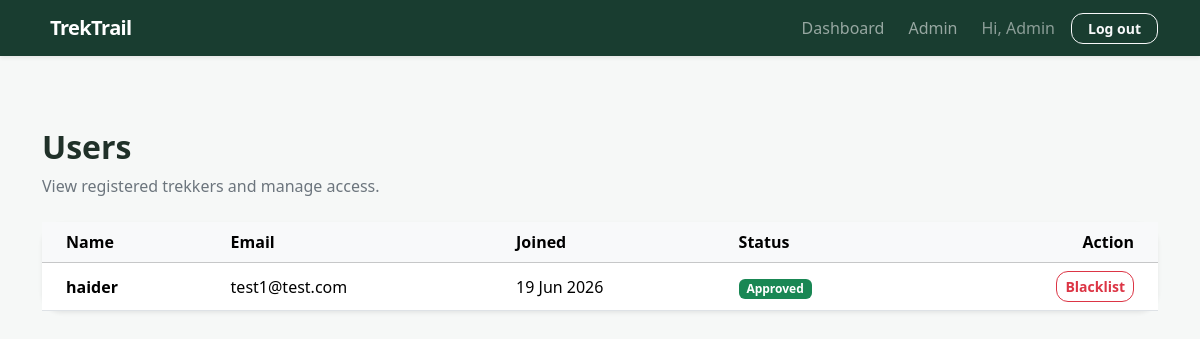
The app's page /admin/users (signed in) with its own data.
### models.py (models this page shows)
class User(db.Model, UserMixin):
    __tablename__ = "users"
    id = db.Column(db.Integer, primary_key=True)
    name = db.Column(db.String(100), nullable=False)
    email = db.Column(db.String(120), unique=True, nullable=False)
    password = db.Column(db.String(255), nullable=False)
    role = db.Column(
        db.String(20),
        nullable=False,
        default="user"
    )
    role = db.Column(
        db.String(20),
        nullable=False,
        default="user"
    )
    status = db.Column(
        db.String(20),
        nullable=False,
        default="approved"
    )
    is_admin = db.Column(
        db.Boolean,
        default=False
    )
    created_at = db.Column(
        db.DateTime,
        default=datetime.utcnow
    )

### controller/admin.py (the view)
@admin_bp.route('/users')
@admin_required
@login_required
def user_list():
    users = User.query.filter_by(role='user').all()
    return render_template('admin/user_list.html', users=users)

### app.py (called while the page is built)
@login_manager.user_loader
def load_user(user_id):
    return User.query.get(int(user_id))

### controller/auth.py (called while the page is built)
def admin_required(f):
    @wraps(f)
    def decorated_function(*args, **kwargs):
        if not current_user.is_authenticated or current_user.role != 'admin':
            flash('You do not have permission to access this page.', 'danger')
            return redirect(url_for('auth.login'))
        return f(*args, **kwargs)
    return decorated_function

### templates/admin/user_list.html (shortened to what this page needs)
{% extends "layout.html" %}
{% block content %}
<div class="container py-5">
    <h1 class="h2 fw-bold">Users</h1>
    <p class="text-secondary mb-4">View registered trekkers and manage access.</p>
    <div class="card dashboard-card shadow-sm">
        <div class="table-responsive">
            <table class="table align-middle mb-0">
                <thead class="table-light">
                    <tr>
                        <th class="ps-4">Name</th>
                        <th>Email</th>
                        <th>Joined</th>
                        <th>Status</th>
                        <th class="text-end pe-4">Action</th>
                    </tr>
                </thead>
                <tbody>
                    {% for user in users %}
                    <tr>
                        <td class="ps-4 fw-semibold">{{ user.name }}</td>
                        <td>{{ user.email }}</td>
                        <td>{{ user.created_at.strftime('%d %b %Y') }}</td>
                        <td>
                            <span class="badge text-bg-{{ 'success' if user.status == 'approved' else 'danger' }}">
                                {{ user.status|title }}
                            </span>
                        </td>
                        <td class="text-end pe-4">
                            {% if user.status != 'blacklisted' %}
                            <form
                                method="post"
                                action="{{ url_for('admin.blacklist_user', user_id=user.id) }}"
                                onsubmit="return confirm('Blacklist this user?')"
                            >
                                <button class="btn btn-sm btn-outline-danger">Blacklist</button>
                            </form>
                            {% else %}
                            <span class="text-secondary">Restricted</span>
                            {% endif %}
                        </td>
                    </tr>
                    {% else %}
                    <tr>
                        <td colspan="5" class="text-center text-secondary py-5">
                            No users found.
                        </td>
                    </tr>
                    {% endfor %}
                </tbody>
            </table>
        </div>
    </div>
</div>
{% endblock %}

### templates/layout.html (shortened to what this page needs)
<!doctype html>
<html lang="en">
<head>
    <link href="https://cdn.jsdelivr.net/npm/bootstrap@5.3.3/dist/css/bootstrap.min.css" rel="stylesheet">
    <link href="https://cdn.jsdelivr.net/npm/bootstrap-icons@1.11.3/font/bootstrap-icons.min.css" rel="stylesheet">
</head>
<body class="{% block body_class %}{% endblock %}">
    {% if current_user.is_authenticated %}
    <nav class="navbar navbar-expand-lg navbar-dark sticky-top shadow-sm">
        <div class="container">
            {% if current_user.role == 'staff' and current_user.status == 'approved' %}
            <a class="navbar-brand fw-bold" href="{{ url_for('staff.dashboard') }}">
                <i class="bi bi-mountains me-2"></i>TrekTrail
            </a>
            {% else %}
            <a class="navbar-brand fw-bold" href="{{ url_for('user.dashboard') }}">
                TrekTrail
            </a>
            {% endif %}
            <div class="collapse navbar-collapse" id="mainNav">
                <ul class="navbar-nav ms-auto align-items-lg-center gap-lg-2">
                    {% if current_user.role == 'staff' and current_user.status == 'approved' %}
                    <li class="nav-item"><a class="nav-link" href="{{ url_for('staff.dashboard') }}">Dashboard</a></li>
                    {% else %}
                    <li class="nav-item"><a class="nav-link" href="{{ url_for('user.dashboard') }}">Dashboard</a></li>
                    {% endif %}
                    {% if current_user.role == 'admin' %}
                    <li class="nav-item"><a class="nav-link" href="{{ url_for('admin.dashboard') }}">Admin</a></li>
                    {% endif %}
                    <li class="nav-item"><span class="nav-link text-white-50">Hi, {{ current_user.name }}</span></li>
                    <li class="nav-item">
                        <form method="post" action="{{ url_for('auth.logout') }}">
                            <button class="btn btn-outline-light btn-sm px-3" type="submit">Log out</button>
                        </form>
                    </li>
                </ul>
            </div>
        </div>
    </nav>
    {% endif %}
    <main class="page-shell {% block main_class %}{% endblock %}">
        <div class="container pt-4">
        </div>
        {% block content %}{% endblock %}
    </main>
</body>
</html>

### templates/layout.html (style rules this page uses)
:root { --trek-green: #146c43; --trek-dark: #12372a; --trek-light: #edf7f1; }
body { min-height: 100vh; background: #f6f8f7; color: #203129; }
.navbar-brand { letter-spacing: -.03em; }
.navbar { background: rgba(18, 55, 42, .97); }
.page-shell { min-height: calc(100vh - 66px); }
.btn { border-radius: .75rem; font-weight: 600; }
.dashboard-card { border: 0; border-radius: 1.25rem; }

### records on screen
User: name "Admin"
User: name "haider", email "test1@test.com", created_at "19 Jun 2026", status "Approved"
